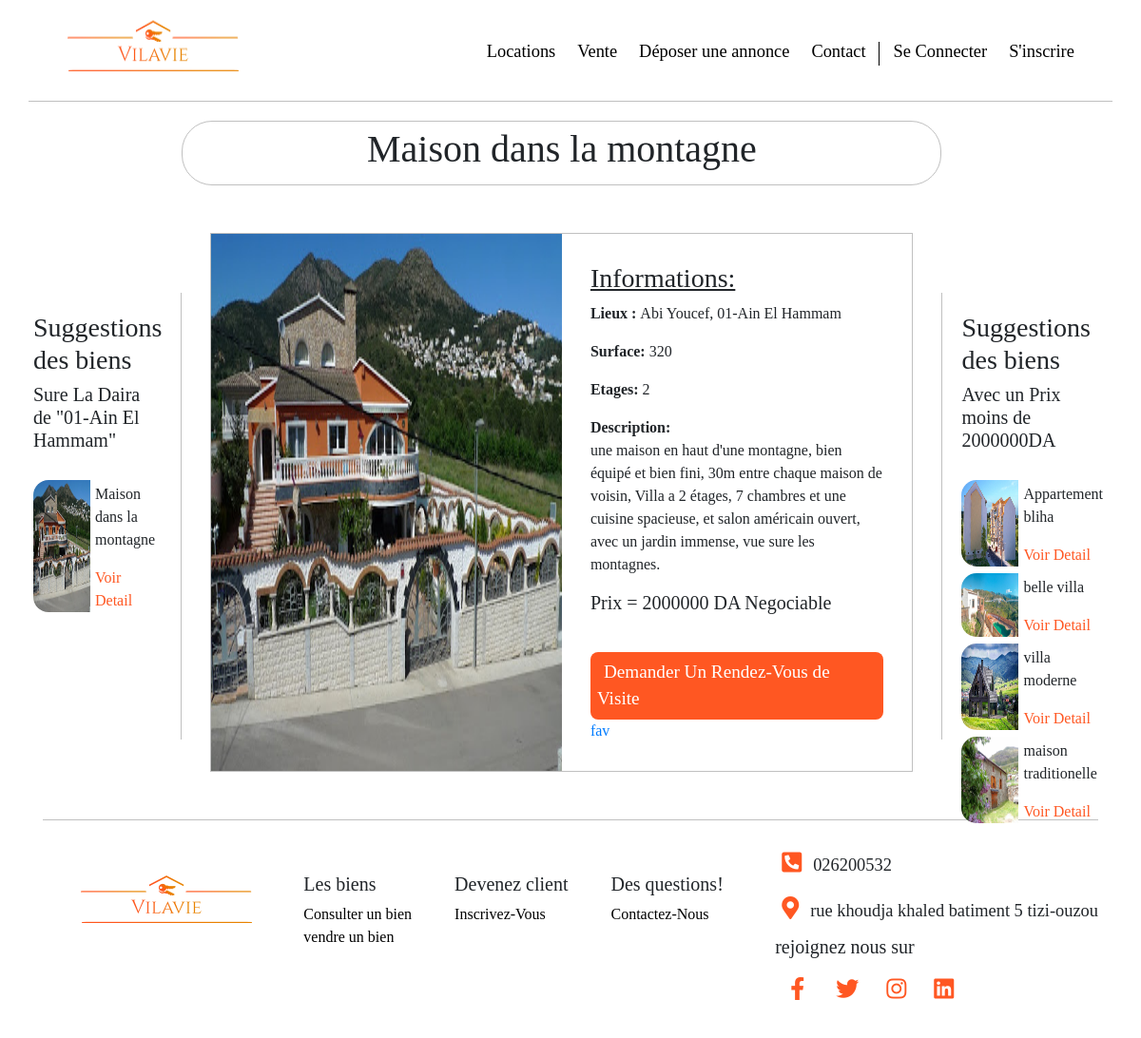
Page /pages/detail.php?id=67 on the earlier database version.
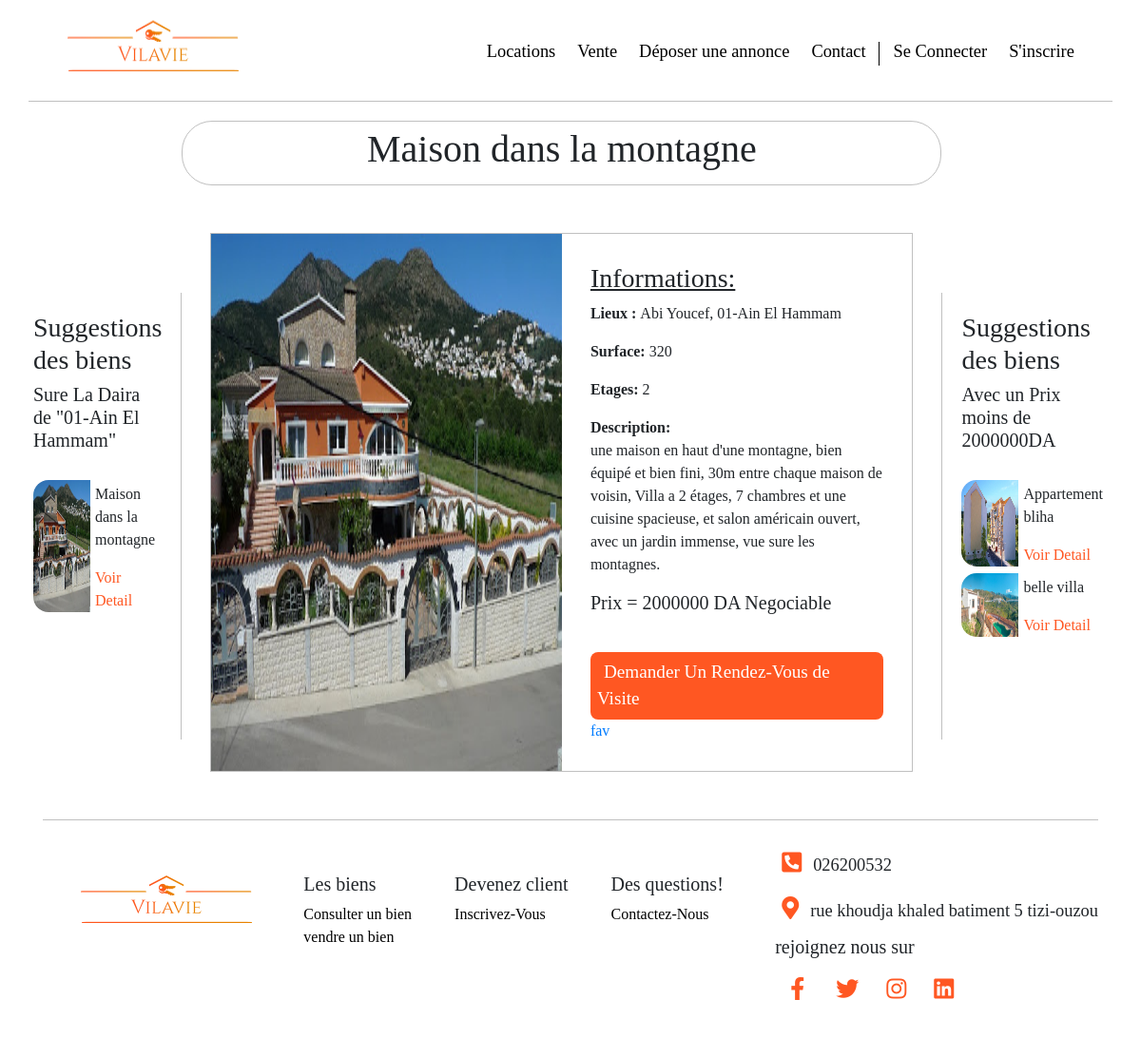
Same page on the later database version.
### tables this page shows
CREATE TABLE IF NOT EXISTS `biens` (
  `id` int(11) NOT NULL AUTO_INCREMENT,
  `titre` varchar(255) NOT NULL,
  `description` text NOT NULL,
  `daira` varchar(255) NOT NULL,
  `commune` varchar(255) NOT NULL,
  `surface` int(11) NOT NULL,
  `etage` int(11) NOT NULL,
  `prix` int(255) NOT NULL,
  `lien_img` varchar(1024) NOT NULL,
  `proprietaire` varchar(255) NOT NULL,
  PRIMARY KEY (`id`)
);

### pages/detail.php (the view, shortened to what this page needs)
<!DOCTYPE html>
<html lang="fr">
<head>
    <link rel="stylesheet" href="../style/style.css">
    <link rel="stylesheet" href="https://stackpath.bootstrapcdn.com/bootstrap/4.4.1/css/bootstrap.min.css">
    <link rel="stylesheet" href="https://cdnjs.cloudflare.com/ajax/libs/font-awesome/5.11.2/css/all.css">
</head>
<body>
<?php
include_once('../includes/header.php');
$db=new PDO('mysql:host=localhost;dbname=vilavie','root','',array(PDO::ATTR_ERRMODE => PDO::ERRMODE_EXCEPTION));
$detail_bien = $db->query('SELECT * FROM biens Where id="'.$_GET['id'].'"');
$choisie = $detail_bien->fetch();
?>
<div class="container-fluid d-flex justify-content-between fulldetail ">
<div class="suggestdetail d-flexbox flex-row" id="dairasugg">
<h3> Suggestions des biens </h3>
<h5> Sure La Daira de "<?php echo($choisie['daira']) ?>"</h5>
<div class="lesbienssugg">
<?php $bienrep = $db->query('SELECT id,titre, lien_img FROM biens Where daira="'.$choisie['daira'].'" LIMIT 0,3');
       while ($donne= $bienrep->fetch()){
         echo('<div class="d-flex suggcontainer" >
           <img src="../'.$donne['lien_img'].'" class="imgsuggestdetail" alt="l\'image du bien" >
           <div class="infosugg">
           <p>'.$donne['titre'].'</p>
            <a href="../pages/detail.php?id='.$donne['id'].'">Voir Detail</a>
            </div>
         </div>');}
?>
</div>
</div>
<div class="boxbien">
<div class="d-flex justify-content-center titrebien">
<h1> <?php echo($choisie['titre']) ?> </h1>
</div>
<div class="infobox d-flex">
<?php echo('<img class="imgdetail"src="../'. $choisie['lien_img'].'" alt="image du bien">') ?>
<div class="pointdetail">
<h3><u>Informations:</u></h3>
<?php echo('
<p><b> Lieux : </b>'.$choisie['commune'].', '.$choisie['daira'].'</p>
<p><b> Surface: </b>'.$choisie['surface'].'</p>
<p><b> Etages: </b>'.$choisie['etage'].'</p>
<p><b> Description:</b> <br/>'.$choisie['description'].' </p>
<h5> Prix = '.$choisie['prix'].' DA Negociable </h5>
<div class=" liendemanderdv">
<a href="./demande_rdv.php?id='.$choisie['id'].'" class="rdvdmdbien">Demander Un Rendez-Vous de Visite</a>
</div>
<a href="action.php?t=1&id= '.$choisie['id'].'"> fav </a>
');
 ?>
 </div>
</div>
</div>
<div class="suggestdetail d-flexbox flex-row " id="prixsugg">
<h3> Suggestions des biens </h3>
<h5> Avec un Prix moins de <?php echo($choisie['prix']) ?>DA</h5>
<div class="lesbienssugg" >
<?php $bienprix = $db->query('SELECT id,titre, lien_img FROM biens Where prix <'.$choisie['prix'].' LIMIT 0,4');
       while ($aproxis= $bienprix->fetch()){
         echo('<div class="d-flex suggcontainer" >
           <img src="../'.$aproxis['lien_img'].'" class="imgsuggestdetail" alt="l\'image du bien" >
           <div class="infosugg">
           <p>'.$aproxis['titre'].'</p>
            <a href="../pages/detail.php?id='.$aproxis['id'].'">Voir Detail</a>
            </div>
         </div>');}
?>
</div>
</div>
</div>
<?php
include_once("../includes/footer.php");
?>
</body>
</html>

Differences in the rows shown:
removed biens: lien_img (picture), titre "villa moderne", shown under "Avec un Prix moins de 2000000DA"
removed biens: lien_img (picture), titre "maison traditionelle", shown under "Avec un Prix moins de 2000000DA"
